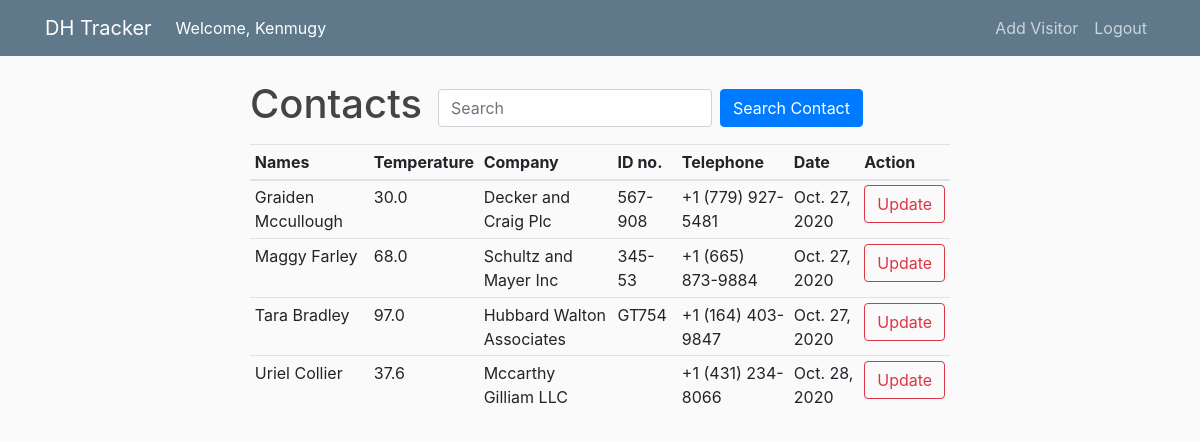
Before: /track/ (signed in) with the older database file.
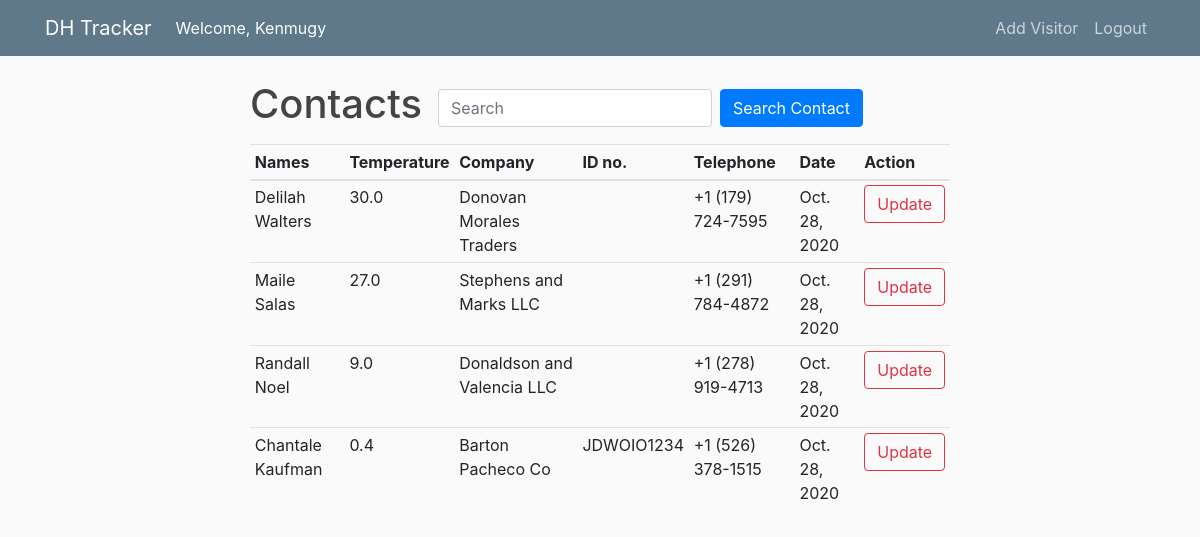
After: the same page with the newer database file.
### track/models.py (models this page shows, shortened)
class Contact(models.Model):
    name = models.CharField(max_length=150)
    temperature = models.DecimalField(max_digits=3, decimal_places=1)
    company = models.CharField(max_length=150)
    id_no = models.CharField(max_length=150, blank=True)
    telephone = models.CharField(max_length=150)
    date = models.DateField(default=timezone.now)

### track/views.py (the view)
# urls.py: 2. Add a URL to urlpatterns:  path('', views.home, name='home')
@login_required
def home(request):
    contacts = get_list_or_404(Contact) or None
    return render(request, "track/home.html", {"contacts": contacts})

### track/templates/track/home.html (shortened to what this page needs)
{% extends 'track/base.html' %} {% block content %}
<div class="container">
  <div class="mb-2">
    <div class="form-inline my-2 my-lg-0">
      <h1 class="indigo-text mr-3">Contacts</h1>
      <input class="form-control mr-sm-2" type="search" placeholder="Search" />
      <button
        type="button"
        class="btn btn-primary"
        data-toggle="modal"
        data-target="#exampleModal"
      >
        Search Contact
      </button>
    </div>
  </div>
  <div class="table-responsive">
    <table class="table table-sm table-hover">
      <thead>
        <tr>
          <th scope="col">Names</th>
          <th scope="col">Temperature</th>
          <th scope="col">Company</th>
          <th scope="col">ID no.</th>
          <th scope="col">Telephone</th>
          <th scope="col">Date</th>
          <th scope="col">Action</th>
        </tr>
      </thead>
      <tbody>
        {% if contacts %} {% for contact in contacts %}
        <tr class="link">
          <td>{{contact.name}}</td>
          <td>{{contact.temperature}}</td>
          <td>{{contact.company}}</td>
          <td>{{contact.id_no}}</td>
          <td>{{contact.telephone}}</td>
          <td>{{contact.date}}</td>
          <td>
            <a
              href="{% url 'update' contact.id %}"
              class="btn btn-outline-danger"
              >Update</a
            >
          </td>
        </tr>
        {% endfor %} {% else %}
        <h4>You have nothing</h4>
        {% endif %} {% endblock %}

### track/templates/track/base.html (shortened to what this page needs)
{% load static %}
<!DOCTYPE html>
<html lang="en">
  <head>
    <link rel="stylesheet" href="{% static 'track/bootstrap.min.css' %}" />
    <link rel="stylesheet" href="{% static 'track/main.css' %}" />
  </head>
  <body>
    <header class="site-header">
      <nav class="navbar navbar-expand-md navbar-dark bg-steel fixed-top">
        <div class="container">
          <a class="navbar-brand mr-4" href="{% url 'home' %}">DH Tracker</a>
          <div class="collapse navbar-collapse" id="navbarToggle">
            {% if user.is_authenticated %}
            <div class="navbar-nav mr-auto">
              <div class="nav-item text-capitalize text-white">
                Welcome, {{user}}
              </div>
            </div>
            <div class="navbar-nav">
              <a class="nav-item nav-link" href="{% url 'contact' %}"
                >Add Visitor</a
              >
              <a class="nav-item nav-link" href="{% url 'logout' %}">Logout</a>
            </div>
            {% else %}
            <div class="navbar-nav mr-auto"></div>
            <div class="navbar-nav">
              <a class="nav-item nav-link" href="{% url 'login' %}">Login</a>
              {% endif %}
            </div>
          </div>
      </nav>
    </header>
    <main role="main" class="container">
      <div class="row">
        <div class="col-md-8 container">
          {% block content %}{% endblock %}
        </div>
      </div>
    </main>
  </body>
</html>

### track/static/track/main.css (style rules this page uses)
body { background: #fafafa; color: #333333; margin-top: 5rem; }
h1, h2, h3, h4, h5, h6 { color: #444444; }
.bg-steel { background-color: #5f788a; }
.site-header .navbar-nav .nav-link { color: #cbd5db; }

Changed rows visible on the page:
removed Contact: name "Graiden Mccullough", temperature "30.0", company "Decker and Craig Plc", id_no "567-908", telephone "+1 (779) 927-5481", date "Oct. 27, 2020"
removed Contact: name "Maggy Farley", temperature "68.0", company "Schultz and Mayer Inc", id_no "345-53", telephone "+1 (665) 873-9884", date "Oct. 27, 2020"
removed Contact: name "Tara Bradley", temperature "97.0", company "Hubbard Walton Associates", id_no "GT754", telephone "+1 (164) 403-9847", date "Oct. 27, 2020"
removed Contact: name "Uriel Collier", temperature "37.6", company "Mccarthy Gilliam LLC", telephone "+1 (431) 234-8066", date "Oct. 28, 2020"
added Contact: name "Delilah Walters", temperature "30.0", company "Donovan Morales Traders", telephone "+1 (179) 724-7595", date "Oct. 28, 2020"
added Contact: name "Maile Salas", temperature "27.0", company "Stephens and Marks LLC", telephone "+1 (291) 784-4872", date "Oct. 28, 2020"
added Contact: name "Randall Noel", temperature "9.0", company "Donaldson and Valencia LLC", telephone "+1 (278) 919-4713", date "Oct. 28, 2020"
added Contact: name "Chantale Kaufman", temperature "0.4", company "Barton Pacheco Co", id_no "JDWOIO1234", telephone "+1 (526) 378-1515", date "Oct. 28, 2020"
